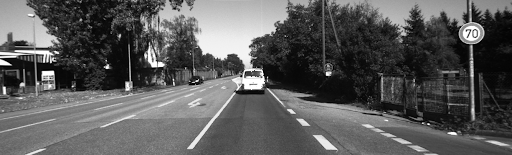
#> input picture TP2/ressources/Ibefore.png, 512 x 155 px; the run also reads 1 picture not shown here
$ python imgdiff.py
#> lines starting #> are read from the running program, lines starting #| are printed output that depends on the picture
import cv2

im1 = cv2.imread('ressources/Ibefore.png', cv2.IMREAD_GRAYSCALE)
#> im1 is the input picture: shape (155, 512); min 0, max 255, mean 90.1
im2 = cv2.imread('ressources/Iafter.png', cv2.IMREAD_GRAYSCALE)

diff = abs(im1-im2)
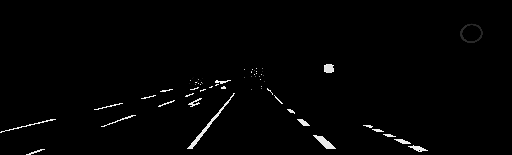
#> diff: shape (155, 512); min 0, max 255, mean 3.3

cv2.imwrite('result.png', diff)
